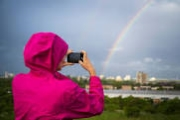
%> input picture Assignment 3/src/and1.jpg, 180 x 120 px
$ octave prac3f.m   (GNU Octave 9; MATLAB toolbox functions it lacks are replaced by stand-ins)
%> lines starting %> are read from the running program, lines starting %| are printed output that depends on the picture
%OR operation between two images
clear

img1 = imread("src\and1.jpg");
%> img1 is the input picture: size 120x180x3 uint8; mean R, G, B 144.7, 111.9, 137.7
img2 = imread("src\and2.jpg");
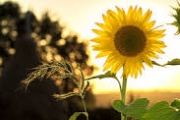
%> input picture Assignment 3/src/and2.jpg, 180 x 120 px
%> img2 is the input picture: size 120x180x3 uint8; mean R, G, B 146.5, 129.1, 79.4

temp1 = or(img1,img2);
img3 = im2uint8(temp1);

temp2 = bitor(img1,img2);
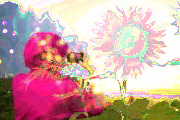
%> temp2: size 120x180x3 uint8; mean R, G, B 204.4, 165.9, 164.3
img4 = im2uint8(temp2);


figure('name','OR operation between two images','NumberTitle','off');

subplot(1,4,1)
imshow(img1);
title('Input 1')

subplot(1,4,2)
imshow(img2);
title('Input 2')

subplot(1,4,3)
imshow(img3);
title('Output(OR)')

subplot(1,4,4)
imshow(img4);
title('Output(Bitwise OR)')
